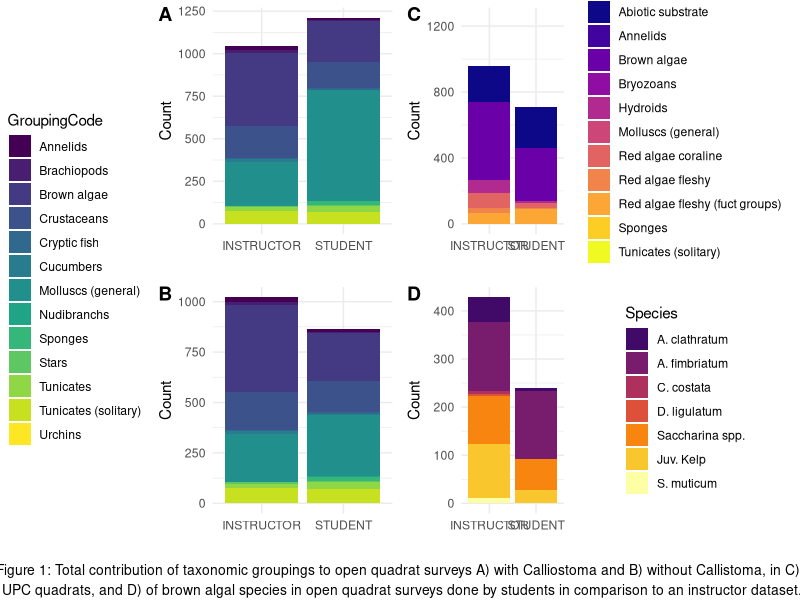
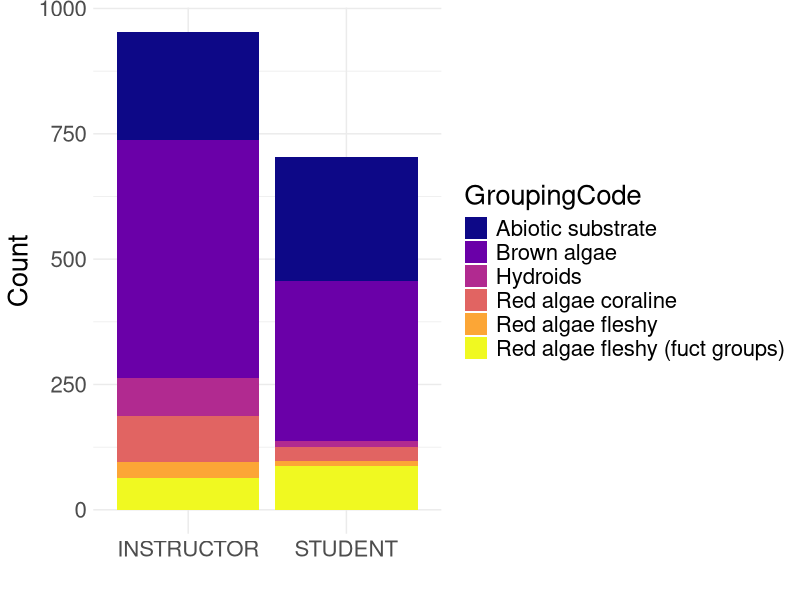
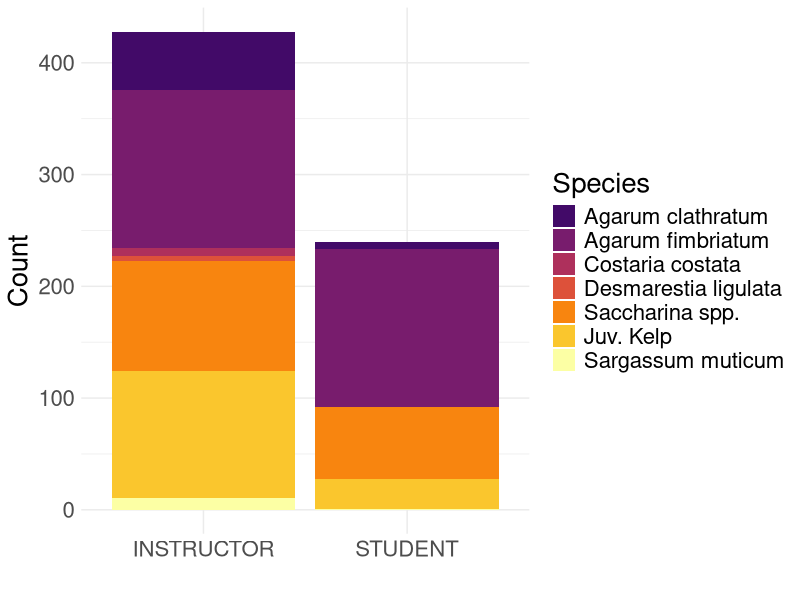
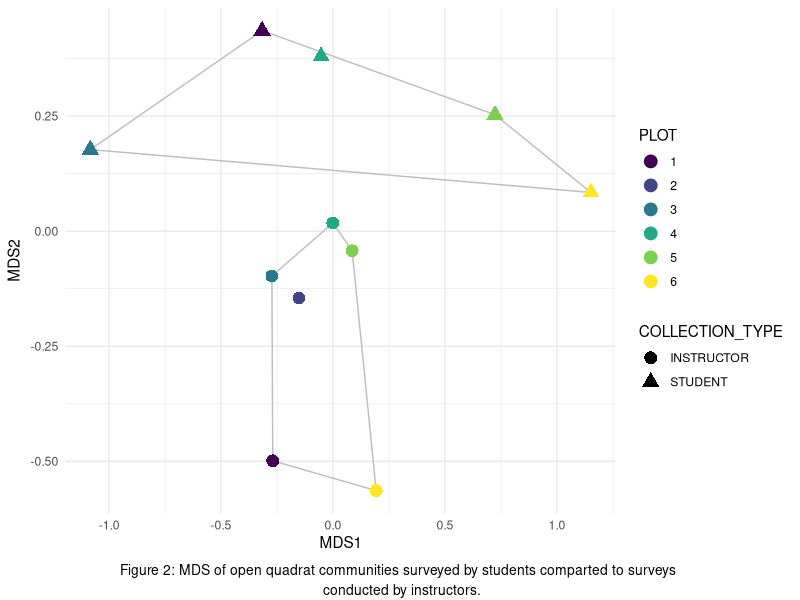
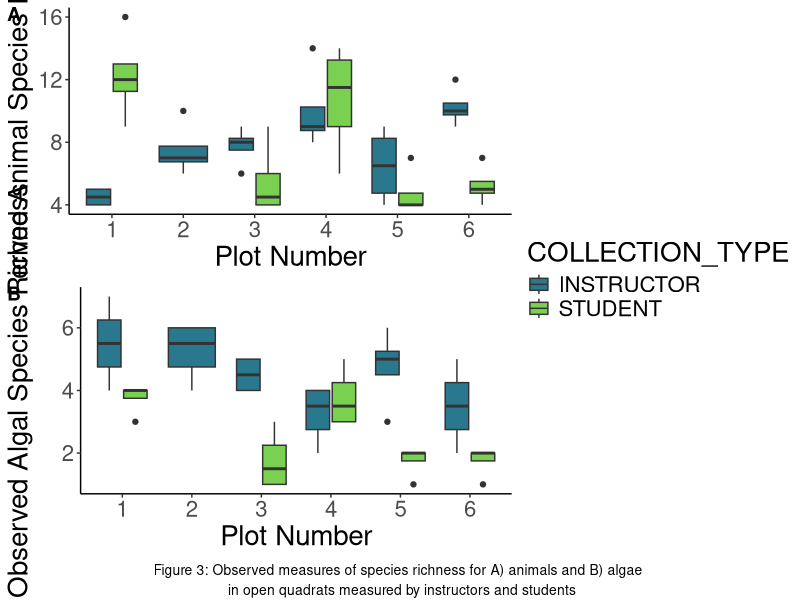
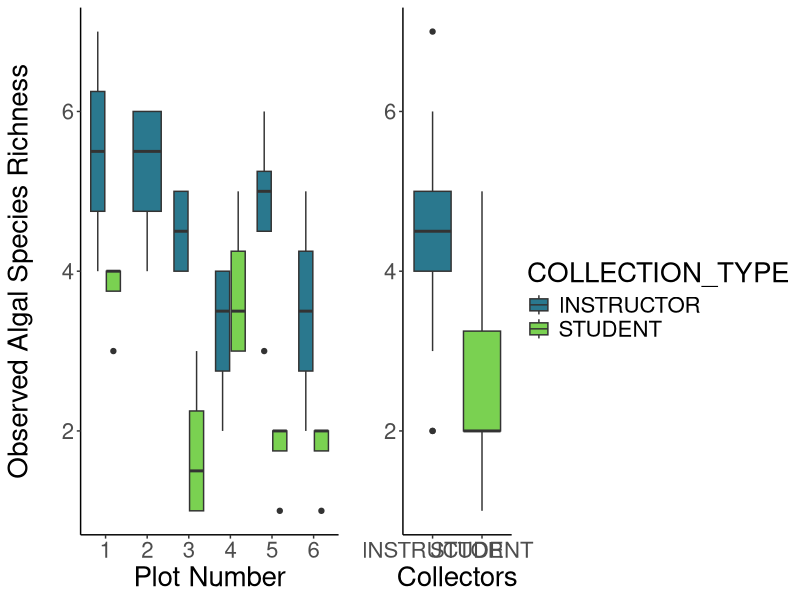
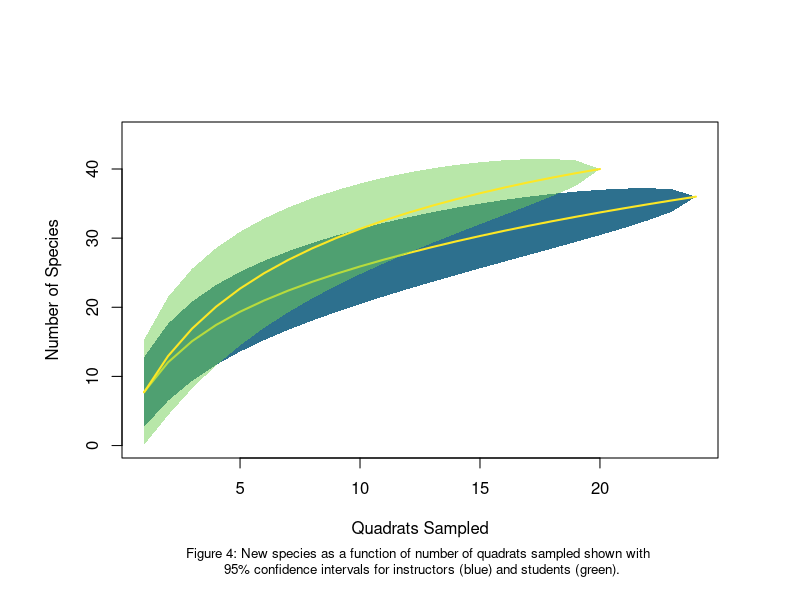
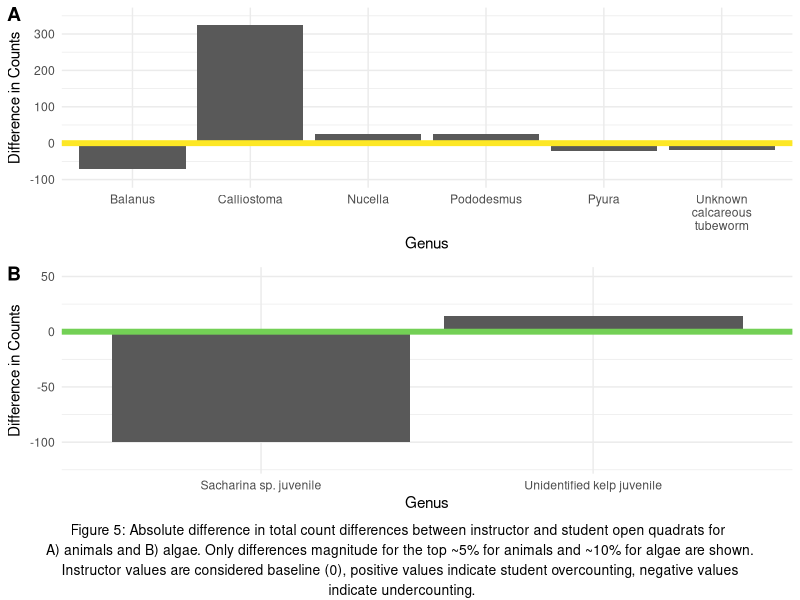

R code for these plots, in order:
###################################################################################
#                                                                                ##
# Title of Script                                                                ##
# Data are current as of 2018-07-10                                              ##
# Data source: Marine Subtidal Ecology Course - Kelp Ecosystem Ecology Network - ##
# Friday Harbor Labs - University of Oregon                                      ##
# R code prepared by Ross Whippo                                                 ##
# Last updated 2018-07-10                                                        ##
#                                                                                ##
###################################################################################

# SUMMARY:

# Data analyses from the 2018 Subtidal Marine Ecology Course taught at Friday 
# Harbor Labs by Aaron Galloway, Alex Lowe, Pema Kitaeff, and Mo Turner. Data
# quantifies kelp and kelp-associated communitites at the South West corner of 
# Shaw Island, WA in June 2018. Data were collected according to the Kelp Ecosystem
# Ecology Network experimental protocol, but using 3 removal plots, 3 control plots
# and 4 quadrats of each kind (UPC, Open Quadrat) per plot. Definitive data was 
# collected by Galloway and Lowe. Redundant data was collected by students for 
# comparison. 

# Required Files (check that script is loading latest version):
# QUAD-Data.csv
# UPC_SUBS_CODES.csv
# WA_SP_CODES.csv

# Associated Scripts:
# None

# TO DO

###################################################################################
# TABLE OF CONTENTS                                                               #
#                                                                                 #
# RECENT CHANGES TO SCRIPT                                                        #
# LOAD PACKAGES                                                                   #
# READ IN AND PREPARE DATA                                                        #
# DATA MANIPULATION                                                               #
# GENERATE FIGURES                                                                #
#                                                                                 #
###################################################################################

###################################################################################
# RECENT CHANGES TO SCRIPT                                                        #
###################################################################################

# 2018-07-09 Script created by Ross Whippo

###################################################################################
# LOAD PACKAGES                                                                   #
###################################################################################

library(dplyr)
library(tidyr)
library(ggplot2)
library(viridis)
library(ggpubr)
library(vegan)
library(stringr)

###################################################################################
# READ IN AND PREPARE DATA                                                        #
###################################################################################

quaddata <- read.csv("QUAD_Data.csv")
codes <- read.csv("WA_SP_CODES.csv")
subs <- read.csv("UPC_SUBS_CODES.csv")

# create column designating 'INSTRUCTOR' vs 'student' data
quaddata <- quaddata %>%
  mutate(COLLECTION_TYPE = ifelse(OBSERVER == "Lowe" | OBSERVER == "Galloway", 
                                  "INSTRUCTOR", "STUDENT"))
quaddata$COLLECTION_TYPE <- as.factor(quaddata$COLLECTION_TYPE)

# create column of full species names
names(codes)[names(codes)=="SP_CODE"] <- "MO_SP_CODE"
quaddata <- left_join(quaddata, codes, by="MO_SP_CODE")

quaddata$GroupingCode <- as.character(quaddata$GroupingCode)
quaddata$GroupingCode[quaddata$GroupingCode == ""] <- "Abiotic substrate"
quaddata$GroupingCode[quaddata$GroupingCode == "Mollusks (general)"] <- "Molluscs (general)"
quaddata$GroupingCode <- as.factor(quaddata$GroupingCode)

# open quadrat data
QUADS <- quaddata %>%
  subset(DATA_TYPE == "QUAD")

# UPC quadrat data
UPC <- quaddata %>%
  subset(DATA_TYPE == "UPC")

###################################################################################
# DATA MANIPULATION                                                               #
###################################################################################

# summarize counts of organisms for quads by group
quad_count_groups <- QUADS %>%
  group_by(COLLECTION_TYPE, GroupingCode) %>%
  summarise(sum(COUNT))
names(quad_count_groups)[names(quad_count_groups)=="sum(COUNT)"] <- "TOT_COUNT"

# summarize counts of organisms for quads by group without CALI
nocali_QUADS <- QUADS %>%
  filter(!MO_SP_CODE == "CALI")

quad_count_nocali <- nocali_QUADS %>%
  group_by(COLLECTION_TYPE, GroupingCode) %>%
  summarise(sum(COUNT))
names(quad_count_nocali)[names(quad_count_nocali)=="sum(COUNT)"] <- "TOT_COUNT"

# summarize counts of organisms for quads by group for brown algae only
brown_QUADS <- QUADS %>%
  filter(GroupingCode == "Brown algae")
brown_QUADS$MO_SP_CODE <- as.factor(brown_QUADS$MO_SP_CODE)
# rename and regroup brown algae
levels(brown_QUADS$MO_SP_CODE)[levels(brown_QUADS$MO_SP_CODE)=="SAJU"] <- "Juv. Kelp"
levels(brown_QUADS$MO_SP_CODE)[levels(brown_QUADS$MO_SP_CODE)=="UKKJ"] <- "Juv. Kelp"
levels(brown_QUADS$MO_SP_CODE)[levels(brown_QUADS$MO_SP_CODE)=="SALANI"] <- "Saccharina spp."
levels(brown_QUADS$MO_SP_CODE)[levels(brown_QUADS$MO_SP_CODE)=="SALA"] <- "Saccharina spp."
levels(brown_QUADS$MO_SP_CODE)[levels(brown_QUADS$MO_SP_CODE)=="SACO"] <- "Saccharina spp."
levels(brown_QUADS$MO_SP_CODE)[levels(brown_QUADS$MO_SP_CODE)=="COCO"] <- "C. costata"
levels(brown_QUADS$MO_SP_CODE)[levels(brown_QUADS$MO_SP_CODE)=="AGFI"] <- "A. fimbriatum"
levels(brown_QUADS$MO_SP_CODE)[levels(brown_QUADS$MO_SP_CODE)=="AGCL"] <- "A. clathratum"
levels(brown_QUADS$MO_SP_CODE)[levels(brown_QUADS$MO_SP_CODE)=="DELI"] <- "D. ligulatum"
levels(brown_QUADS$MO_SP_CODE)[levels(brown_QUADS$MO_SP_CODE)=="SAMU"] <- "S. muticum"

quad_count_browns <- brown_QUADS %>%
  group_by(COLLECTION_TYPE, MO_SP_CODE) %>%
  summarise(sum(COUNT))
names(quad_count_browns)[names(quad_count_browns)=="sum(COUNT)"] <- "TOT_COUNT"
names(quad_count_browns)[names(quad_count_browns)=="MO_SP_CODE"] <- "Species"

# summarize counts of organisms and substrate for UPC by group
UPC_count_groups <- UPC %>%
  subset(DATA_TYPE == "UPC") %>%
  group_by(COLLECTION_TYPE, GroupingCode) %>%
  summarise(sum(COUNT)) 
names(UPC_count_groups)[names(UPC_count_groups)=="sum(COUNT)"] <- "TOT_COUNT"


# Create matrix for community composition analysis
quad_matrix <- QUADS %>%
  group_by(COLLECTION_TYPE, PLOT, MO_SP_CODE) %>%
  summarise(sum(COUNT))
names(quad_matrix)[names(quad_matrix)=="sum(COUNT)"] <- "TOT_COUNT"

KEEN_mat_quad_full <- quad_matrix %>%
  spread(MO_SP_CODE, TOT_COUNT, fill = 0)
KEEN_quad_mat_run <- KEEN_mat_quad_full[,c(3:61)]

# MDS of community
KEEN_quad_mds <- metaMDS(KEEN_quad_mat_run)
KEEN_quad_mds_points <- KEEN_quad_mds$points
KEEN_quad_mds_points <- data.frame(KEEN_quad_mds_points)
plot_data_mds <- data.frame(KEEN_quad_mds_points, KEEN_mat_quad_full[,1:2])
vec_quad <- envfit(KEEN_quad_mds$points, KEEN_quad_mat_run, perm = 1000)
vec_quad_df <- as.data.frame(vec_quad$vectors$arrows*sqrt(vec_quad$vectors$r))
vec_quad_df$species <- rownames(vec_quad_df)
library(plyr)
chulls_quad <- ddply(plot_data_mds, .(COLLECTION_TYPE), function(df) df[chull(df$MDS1, df$MDS2), ])
detach(package:plyr)
#plot_data_mds$PLOT <- as.factor(plot_data_mds$PLOT)

###################################################################################
# ANALYSES                                                                        #
###################################################################################

# All Richness
All_rich <- quaddata %>%
  select(PLOT, QUAD, DATA_TYPE, COUNT, COLLECTION_TYPE, MO_SP_CODE, GroupingCode) %>%
  group_by(PLOT, QUAD, DATA_TYPE, COLLECTION_TYPE, MO_SP_CODE, GroupingCode) %>%
  summarise(sum(COUNT))
names(All_rich)[names(All_rich)=="sum(COUNT)"] <- "TOT_COUNT"

# Extract Quadrats
All_quad <- All_rich %>%
  filter(DATA_TYPE == "QUAD")
# Extract Animals
algae <- c("Brown algae", "Green algae", "Red algae fleshy (fuct groups)
", "Red algae fleshy", "Red algae coraline")
Anim_quad <- All_quad %>%
  filter(!GroupingCode %in% algae)
# total redundant grouping codes
Anim_quad <- Anim_quad %>%
  ungroup() %>%
  select(-c(GroupingCode, DATA_TYPE)) %>%
  group_by(PLOT, QUAD, COLLECTION_TYPE, MO_SP_CODE, TOT_COUNT) %>%
  summarise(sum(TOT_COUNT))
names(Anim_quad)[names(Anim_quad)=="sum(TOT_COUNT)"] <- "NEW_COUNT"
Anim_quad <- Anim_quad %>%
  select(-TOT_COUNT)

# spread quad animals
Anim_spread_quad <- Anim_quad %>%
  group_by(COLLECTION_TYPE) %>%
  spread(MO_SP_CODE, NEW_COUNT, fill = 0)

Anim_pool_quad <- Anim_spread_quad[,4:53]
Anim_quad_plots <-Anim_spread_quad[,c(1:3)]
Anim_quad_plots <-Anim_quad_plots %>%
  unite_("PLOTQUAD_TYPE", c("PLOT", "QUAD", "COLLECTION_TYPE"), sep = "_", remove = FALSE)
attach(Anim_quad_plots)
Anim_quad_rich <- Anim_pool_quad %>%
  specpool(PLOTQUAD_TYPE)
Anim_quad_rich <- Anim_quad_rich %>%
  bind_cols(Anim_quad_plots)
Anim_quad_rich$PLOT <- as.factor(Anim_quad_rich$PLOT)


# extract quad algae
Algae_quad <- All_quad %>%
  filter(GroupingCode %in% algae)

# spread quad animals
Algae_spread_quad <- Algae_quad %>%
  group_by(COLLECTION_TYPE) %>%
  spread(MO_SP_CODE, TOT_COUNT, fill = 0)

Algae_pool_quad <- Algae_spread_quad[,6:14]
Algae_quad_plots <-Algae_spread_quad[,c(1:2,4)]
Algae_quad_plots <-Algae_quad_plots %>%
  unite_("PLOTQUAD_TYPE", c("PLOT", "QUAD", "COLLECTION_TYPE"), sep = "_", remove = FALSE)
attach(Algae_quad_plots)
Algae_quad_rich <- Algae_pool_quad %>%
  specpool(PLOTQUAD_TYPE)
Algae_quad_rich <- Algae_quad_rich %>%
  bind_cols(Algae_quad_plots)
Algae_quad_rich$PLOT <- as.factor(Algae_quad_rich$PLOT)



# SPECIES ACCUMULATION

# Instructors
Anim_quad_instructors <- Anim_spread_quad %>%
  filter(COLLECTION_TYPE == "INSTRUCTOR")
Anim_quad_inst_pool <- Anim_quad_instructors[,4:53]
inst_accum <- specaccum(Anim_quad_inst_pool)

# Students
Anim_quad_students <- Anim_spread_quad %>%
  filter(COLLECTION_TYPE == "STUDENT")
Anim_quad_stud_pool <- Anim_quad_students[,4:53]
stud_accum <- specaccum(Anim_quad_stud_pool)



# UNDER/OVER ESTIMATION
# Use All_quad for as starting point, use Anim_quad for animal quadrats and 
# Algae_quad for algae quadrats

All_UPC <- All_rich %>%
  filter(DATA_TYPE == "UPC")
# Extract Algae
Algae_UPC <- All_UPC %>%
  filter(GroupingCode %in% algae)

# Extract Substrate
Subs_UPC <- All_UPC %>%
  filter(GroupingCode == "Abiotic substrate")


# sum animal quads
Anim_sums <- Anim_quad %>%
  group_by(MO_SP_CODE, COLLECTION_TYPE) %>%
  summarise(sum(NEW_COUNT))
names(Anim_sums)[names(Anim_sums) == "sum(NEW_COUNT)"] <- "NEW_COUNT"

# Spread out animal quads
Anim_spread_overcount <- Anim_sums %>%
  spread(COLLECTION_TYPE, NEW_COUNT, fill = 0)
# Add column of differences
Anim_spread_overcount$diff <- Anim_spread_overcount$STUDENT - Anim_spread_overcount$INSTRUCTOR
# identify percentiles
quantile(Anim_spread_overcount$diff, prob = seq(0, 1, length = length(Anim_spread_overcount$diff)), type = 5)
# top 5% = <24, bottom 5% = >-19

Anim_quad_topbot <- Anim_spread_overcount %>%
  filter(diff > 23 | diff < -18)
Anim_quad_topbot <- left_join(Anim_quad_topbot, codes, by="MO_SP_CODE")


# sum algae quads
Algae_sums <- Algae_quad %>%
  group_by(MO_SP_CODE, COLLECTION_TYPE) %>%
  summarise(sum(TOT_COUNT))
names(Algae_sums)[names(Algae_sums) == "sum(TOT_COUNT)"] <- "NEW_COUNT"

# Spread out algae quads
Algae_spread_overcount <- Algae_sums %>%
  spread(COLLECTION_TYPE, NEW_COUNT, fill = 0)
# Add column of differences
Algae_spread_overcount$diff <- Algae_spread_overcount$STUDENT - Algae_spread_overcount$INSTRUCTOR
# identify percentiles
quantile(Algae_spread_overcount$diff, prob = seq(0, 1, length = length(Algae_spread_overcount$diff)), type = 5)
# top 12.5% = <5, bottom 12.5% = >-65

Algae_quad_topbot <- Algae_spread_overcount %>%
  filter(diff > 6 | diff < -66)
Algae_quad_topbot <- left_join(Algae_quad_topbot, codes, by="MO_SP_CODE")





###################################################################################
# GENERATE FIGURES                                                                #
###################################################################################

############### FIGURE 1
# Total contribtion of Group Codes for Quadrats and UPC by Students and
# Instructors

# Figure of counts of observed groups by collection type for open quads
COUNT_GROUPS_TYPE_QUAD <- ggplot(quad_count_groups, aes(x = COLLECTION_TYPE, y = TOT_COUNT)) + geom_bar(stat = "identity", aes(fill = GroupingCode)) + 
  theme_minimal() + 
  scale_fill_viridis(discrete=TRUE) +
  labs(x="", y="Count") 
#COUNT_GROUPS_TYPE_QUAD

# Figure of counts of observed groups by collection type for open quads NO CALI
COUNT_GROUPS_TYPE_NOCALI <- ggplot(quad_count_nocali, aes(x = COLLECTION_TYPE, y = TOT_COUNT)) + geom_bar(stat = "identity", aes(fill = GroupingCode)) + 
  theme_minimal() + 
  scale_fill_viridis(discrete=TRUE) +
  labs(x="", y="Count") 
#COUNT_GROUPS_TYPE_NOCALI

# Figure of counts of observed of groups by collection type for UPC
COUNT_GROUPS_TYPE_UPC <- ggplot(UPC_count_groups, aes(x = COLLECTION_TYPE, y = TOT_COUNT)) + geom_bar(stat = "identity", aes(fill = GroupingCode)) + 
  theme_minimal() + 
  scale_fill_viridis(discrete=TRUE, option = "plasma") +
  labs(x="", y="Count") +
  ylim(0, 1250)
#COUNT_GROUPS_TYPE_UPC

# Figure of counts of observed groups by collection type for open quads browns only
COUNT_GROUPS_TYPE_BROWNS <- ggplot(quad_count_browns, aes(x = COLLECTION_TYPE, y = TOT_COUNT)) + geom_bar(stat = "identity", aes(fill = Species)) + 
  theme_minimal() + 
  scale_fill_viridis(discrete=TRUE, option = 3, begin = 0.2) +
  labs(x="", y="Count") 
#COUNT_GROUPS_TYPE_NOCALI


Figure1 <- ggarrange(ggarrange(COUNT_GROUPS_TYPE_QUAD, COUNT_GROUPS_TYPE_NOCALI,
                               labels = c("A", "B"),
                               ncol = 1, nrow = 2,
                               common.legend = TRUE,
                               legend = "left"), ggarrange(COUNT_GROUPS_TYPE_UPC, COUNT_GROUPS_TYPE_BROWNS,
                     labels = c("C", "D"),
                     ncol = 1, nrow = 2,
                     common.legend = FALSE, 
                     legend = "right",
                     align = "v"), 
                     ncol = 2, nrow = 1)
annotate_figure(Figure1, bottom = text_grob("Figure 1: Total contribution of taxonomic groupings to open quadrat surveys A) with Calliostoma and B) without Callistoma, in C) \n UPC quadrats, and D) of brown algal species in open quadrat surveys done by students in comparison to an instructor dataset.", size = 10))

# best size 1000x800


#### Figure 1.1 and 1.2 for WSN - removed rare spp, added genus names, incresed resolution

# remove spp counts less than 10

UPC_major_groups <- UPC_count_groups %>%
  subset(TOT_COUNT > 9)

# Figure of counts of observed of groups by collection type for UPC
ggplot(UPC_major_groups, aes(x = COLLECTION_TYPE, y = TOT_COUNT)) + geom_bar(stat = "identity", aes(fill = GroupingCode)) + 
  theme_minimal() + 
  scale_fill_viridis(discrete=TRUE, option = "plasma") +
  labs(x="", y="Count") +
  theme(text = element_text(size=20)) 
#COUNT_GROUPS_TYPE_UPC

ggsave("20181107_MSE_KEEN_Fig1-1", device = "png", width = 8, height = 7, units = 'in', dpi = 500)


# ADD GENUS NAMES
quad_genus_browns <- quad_count_browns

# rename factors
quad_genus_browns$Species <- recode(quad_genus_browns$Species, `A. clathratum` = "Agarum clathratum", `A. fimbriatum` = "Agarum fimbriatum", 'C. costata' = "Costaria costata", 'D. ligulatum' = "Desmarestia ligulata", 'S. muticum' = "Sargassum muticum")

# Figure of counts of observed groups by collection type for open quads browns only
ggplot(quad_genus_browns, aes(x = COLLECTION_TYPE, y = TOT_COUNT)) + geom_bar(stat = "identity", aes(fill = Species)) + 
  theme_minimal() + 
  scale_fill_viridis(discrete=TRUE, option = 3, begin = 0.2) +
  labs(x="", y="Count") +
  theme(text = element_text(size=20))
#COUNT_GROUPS_TYPE_NOCALI

# Figure 1.1 = Groups in UPC
ggsave("20181107_MSE_KEEN_Fig1-2", device = "png", width = 8, height = 7, units = 'in', dpi = 500)


############### FIGURE 2
# Visualization of community composition by Students and Instructors from open
# quadrats

# MDS
QUAD_MDS <- ggplot(plot_data_mds, aes(x=MDS1, y=MDS2, pch = COLLECTION_TYPE, color = factor(PLOT))) + 
  labs(color = "PLOT") +
  theme_minimal() +
  geom_polygon(data=chulls_quad, aes(x=MDS1, y=MDS2, group=COLLECTION_TYPE), fill=NA, color = "grey") +
  geom_point(size = 4) +
  scale_color_viridis_d()

Figure2 <- ggarrange(QUAD_MDS, 
                     ncol = 1, nrow = 1,
                     common.legend = FALSE, 
                     legend = "right")
annotate_figure(Figure2, bottom = text_grob("Figure 2: MDS of open quadrat communities surveyed by students comparted to surveys \n conducted by instructors.", size = 10))

# best size 700x500

############### FIGURE 3
# Richness of animals and algae
# animal quadrats

QUAD_RICH_ANIM <- ggplot(Anim_quad_rich, aes(x = PLOT, y = Species, fill=COLLECTION_TYPE)) +
  geom_boxplot() +
  theme_classic() +
  scale_fill_viridis_d(begin = 0.4, end = 0.8) +
  ylab("Observed Animal Species Richness") +
  xlab("Plot Number") +
  theme(text = element_text(size=20))

# algal quadrats
QUAD_RICH_ALGAE <- ggplot(Algae_quad_rich, aes(x = PLOT, y = Species, fill=COLLECTION_TYPE)) +
  geom_boxplot() +
  theme_classic() +
  scale_fill_viridis_d(begin = 0.4, end = 0.8) +
  ylab("Observed Algal Species Richness") +
  xlab("Plot Number") +
  theme(text = element_text(size=20)) +
  theme(axis.title.y = element_text(margin = margin(t = 0, r = 20, b = 0, l = 0)))

# overall instructor vs. student richness summary of algae
OVERALL_RICH_ALGAE <- ggplot(Algae_quad_rich, aes(x = COLLECTION_TYPE, y= Species, fill = COLLECTION_TYPE)) +
  geom_boxplot() +
  theme_classic() +
  scale_fill_viridis_d(begin = 0.4, end = 0.8) +
  xlab("Collectors") +
  ylab("") +
  theme(text = element_text(size=20))

Figure3 <- ggarrange(QUAD_RICH_ANIM, QUAD_RICH_ALGAE, 
                     ncol = 1, nrow = 2,
                     labels = c("A", "B"),
                     common.legend = TRUE, 
                     legend = "right")
annotate_figure(Figure3, bottom = text_grob("Figure 3: Observed measures of species richness for A) animals and B) algae \n in open quadrats measured by instructors and students", size = 10))

# best size: 500x700

# Figure 3.1 for algae only and overall trends
ggarrange(QUAD_RICH_ALGAE, OVERALL_RICH_ALGAE,
                      ncol = 2, nrow = 1,
                      common.legend = TRUE,
                      legend = "right",
                      widths = c(2,1))

ggsave("20181107_MSE_KEEN_Fig3-1", device = "png", width = 15, height = 7, units = 'in', dpi = 500)


############### FIGURE 4
# Species accumulation curves for animals in open quads
# animal quadrats

# function to create alpha channel in plot() function
col2alpha <- function(col, alpha) {
  col_rgb <- col2rgb(col)/255
  rgb(col_rgb[1], col_rgb[2], col_rgb[3], alpha = alpha)
}

par(oma = c(2,2,2,2))
plot(inst_accum, ci.type="poly", col="#FDE725FF", lwd=2, ci.lty=0, ci.col=col2alpha("#2D708EFF", "1"), ylim = c(0,45), xlab = "Quadrats Sampled", ylab = "Number of Species")
plot(stud_accum, ci.type="poly", col="#FDE725FF", lwd=2, ci.lty=0, ci.col=col2alpha("#73D055FF", "0.5"), add = TRUE) +
  mtext("Figure 4: New species as a function of number of quadrats sampled shown with \n 95% confidence intervals for instructors (blue) and students (green).", side = 1, line = 5, cex = 0.8)



# best size: 550x550

############### FIGURE 5
# Over and underestimation of groups comparing student to instructor data
# animal quadrats

Anim_quad_topbot_fig <- ggplot(Anim_quad_topbot, aes(x = Genus, y = diff)) +
  geom_bar(stat = "identity") +
  theme_minimal() +
  ylim(-100, 350) +
  ylab("Difference in Counts") +
  scale_x_discrete(labels = function(x) str_wrap(x, width = 10)) +
  geom_hline(yintercept = 0, color = "#FDE725FF", size = 2)

Algae_quad_topbot_fig <- ggplot(Algae_quad_topbot, aes(x = Genus, y = diff)) +
  geom_bar(stat = "identity") +
  theme_minimal() +
  ylim(-120, 50) +
  ylab("Difference in Counts") +
  geom_hline(yintercept = 0, color = "#73D055FF", size = 2)

Figure5 <- ggarrange(Anim_quad_topbot_fig, Algae_quad_topbot_fig, 
                     ncol = 1, nrow = 2,
                     labels = c("A", "B"))
annotate_figure(Figure5, bottom = text_grob("Figure 5: Absolute difference in total count differences between instructor and student open quadrats for \n A) animals and B) algae. Only differences magnitude for the top ~5% for animals and ~10% for algae are shown. \n Instructor values are considered baseline (0), positive values indicate student overcounting, negative values \n indicate undercounting.", size = 10))

# best size: 660x800




#####
#<<<<<<<<<<<<<<<<<<<<<<<<<<END OF SCRIPT>>>>>>>>>>>>>>>>>>>>>>>>#

### SCRATCH PAD

# DRILL IN ON BROWN ALGAE

smallspp <- c("Molluscs (general)", "Urchins", "Brown algae", "Stars")

subset_stack_data <- quad_count_groups %>%
  filter(GroupingCode %in% smallspp)

# Figure of counts of observed groups by collection type for open quads
ggplot(subset_stack_data, aes(x = COLLECTION_TYPE, y = TOT_COUNT)) + geom_bar(stat = "identity", aes(fill = GroupingCode)) + 
  theme_minimal() + 
  scale_fill_viridis(discrete=TRUE) +
  labs(x="", y="Count") 
#COUNT_GROUPS_TYPE_QUAD


# NO CALLIOSTOMA

# summarize counts of organisms for quads by group
nocali_QUADS <- QUADS %>%
  filter(!MO_SP_CODE == "CALI")

quad_count_groups <- nocali_QUADS %>%
  group_by(COLLECTION_TYPE, GroupingCode) %>%
  summarise(sum(COUNT))
names(quad_count_groups)[names(quad_count_groups)=="sum(COUNT)"] <- "TOT_COUNT"
